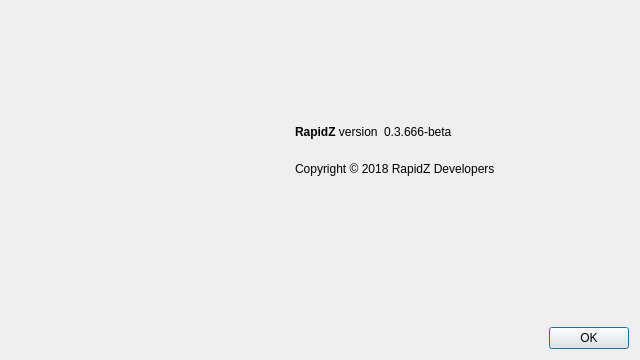
<?xml version="1.0" encoding="UTF-8"?>
<ui version="4.0">
 <class>AboutDialog</class>
 <widget class="QDialog" name="AboutDialog">
  <property name="geometry">
   <rect>
    <x>0</x>
    <y>0</y>
    <width>640</width>
    <height>360</height>
   </rect>
  </property>
  <property name="windowTitle">
   <string>About RapidZ</string>
  </property>
  <layout class="QGridLayout" name="gridLayout" columnstretch="5,6">
   <item row="0" column="0">
    <widget class="QLabel" name="label_4">
     <property name="sizePolicy">
      <sizepolicy hsizetype="Preferred" vsizetype="Ignored">
       <horstretch>0</horstretch>
       <verstretch>0</verstretch>
      </sizepolicy>
     </property>
     <property name="pixmap">
      <pixmap resource="../bitcoin.qrc">:/images/about</pixmap>
     </property>
    </widget>
   </item>
   <item row="0" column="1">
    <layout class="QVBoxLayout" name="verticalLayout_2">
     <item>
      <spacer name="verticalSpacer_2">
       <property name="orientation">
        <enum>Qt::Vertical</enum>
       </property>
       <property name="sizeHint" stdset="0">
        <size>
         <width>20</width>
         <height>40</height>
        </size>
       </property>
      </spacer>
     </item>
     <item>
      <layout class="QHBoxLayout" name="horizontalLayout">
       <item>
        <widget class="QLabel" name="label">
         <property name="cursor">
          <cursorShape>IBeamCursor</cursorShape>
         </property>
         <property name="text">
          <string>&lt;b&gt;RapidZ&lt;/b&gt; version</string>
         </property>
         <property name="textInteractionFlags">
          <set>Qt::LinksAccessibleByMouse|Qt::TextSelectableByKeyboard|Qt::TextSelectableByMouse</set>
         </property>
        </widget>
       </item>
       <item>
        <widget class="QLabel" name="versionLabel">
         <property name="cursor">
          <cursorShape>IBeamCursor</cursorShape>
         </property>
         <property name="text">
          <string notr="true">0.3.666-beta</string>
         </property>
         <property name="textInteractionFlags">
          <set>Qt::LinksAccessibleByMouse|Qt::TextSelectableByKeyboard|Qt::TextSelectableByMouse</set>
         </property>
        </widget>
       </item>
       <item>
        <spacer name="horizontalSpacer">
         <property name="orientation">
          <enum>Qt::Horizontal</enum>
         </property>
         <property name="sizeHint" stdset="0">
          <size>
           <width>40</width>
           <height>20</height>
          </size>
         </property>
        </spacer>
       </item>
      </layout>
     </item>
     <item>
      <widget class="QLabel" name="copyrightLabel">
       <property name="cursor">
        <cursorShape>IBeamCursor</cursorShape>
       </property>
       <property name="text">
        <string>
Copyright © 2018 RapidZ Developers
</string>
       </property>
       <property name="textInteractionFlags">
        <set>Qt::LinksAccessibleByMouse|Qt::TextSelectableByKeyboard|Qt::TextSelectableByMouse</set>
       </property>
      </widget>
     </item>
     <item>
      <widget class="QLabel" name="label_2">
       <property name="cursor">
        <cursorShape>IBeamCursor</cursorShape>
       </property>
       <property name="text">
        <string/>
       </property>
       <property name="wordWrap">
        <bool>true</bool>
       </property>
       <property name="textInteractionFlags">
        <set>Qt::LinksAccessibleByMouse|Qt::TextSelectableByKeyboard|Qt::TextSelectableByMouse</set>
       </property>
      </widget>
     </item>
     <item>
      <spacer name="verticalSpacer">
       <property name="orientation">
        <enum>Qt::Vertical</enum>
       </property>
       <property name="sizeHint" stdset="0">
        <size>
         <width>20</width>
         <height>40</height>
        </size>
       </property>
      </spacer>
     </item>
     <item>
      <widget class="QDialogButtonBox" name="buttonBox">
       <property name="orientation">
        <enum>Qt::Horizontal</enum>
       </property>
       <property name="standardButtons">
        <set>QDialogButtonBox::Ok</set>
       </property>
      </widget>
     </item>
    </layout>
   </item>
  </layout>
 </widget>
 <resources>
  <include location="../bitcoin.qrc"/>
 </resources>
 <connections>
  <connection>
   <sender>buttonBox</sender>
   <signal>accepted()</signal>
   <receiver>AboutDialog</receiver>
   <slot>accept()</slot>
   <hints>
    <hint type="sourcelabel">
     <x>360</x>
     <y>308</y>
    </hint>
    <hint type="destinationlabel">
     <x>157</x>
     <y>274</y>
    </hint>
   </hints>
  </connection>
  <connection>
   <sender>buttonBox</sender>
   <signal>rejected()</signal>
   <receiver>AboutDialog</receiver>
   <slot>reject()</slot>
   <hints>
    <hint type="sourcelabel">
     <x>428</x>
     <y>308</y>
    </hint>
    <hint type="destinationlabel">
     <x>286</x>
     <y>274</y>
    </hint>
   </hints>
  </connection>
 </connections>
</ui>
